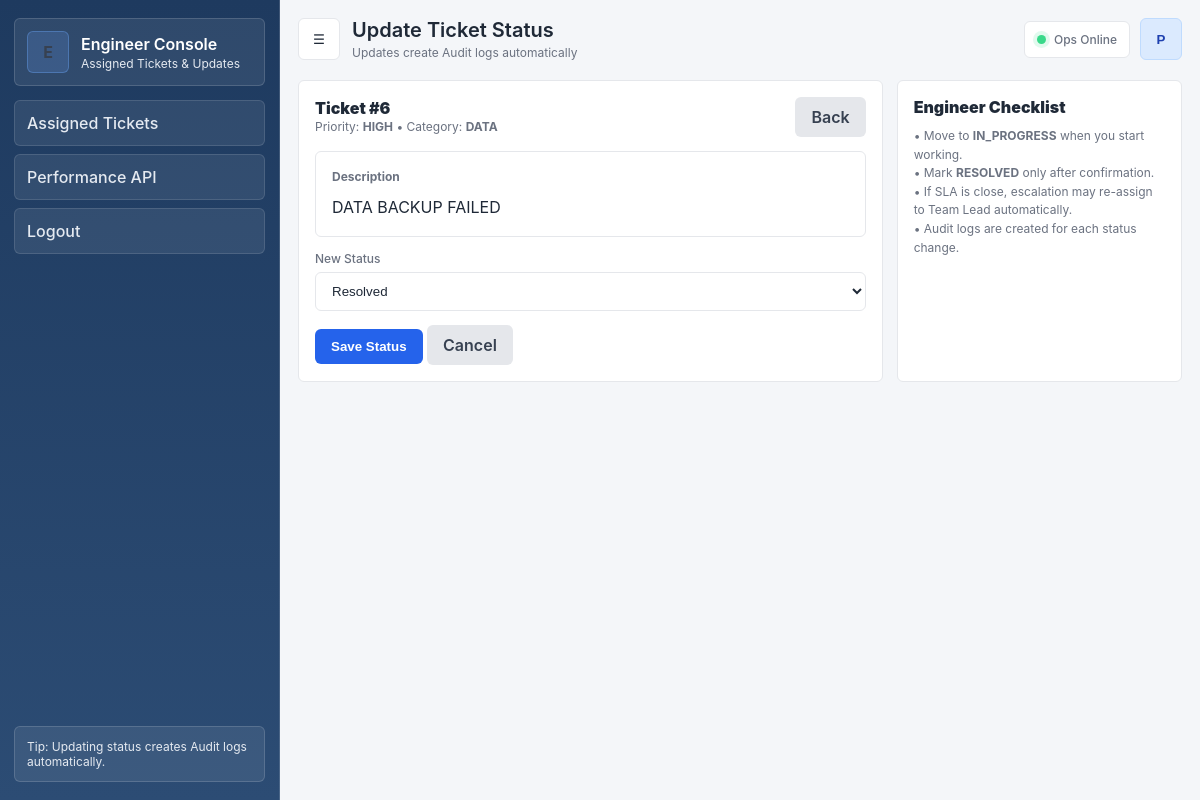
The app's page /engineer/update-ticket/6/ (signed in) with its own data.
### core/models.py (models this page shows, shortened)
class Ticket(models.Model):
    STATUS_CHOICES = [
        ('NEW', 'New'),
        ('IN_PROGRESS', 'In Progress'),
        ('RESOLVED', 'Resolved'),
        ('REOPENED', 'Reopened'),
        ('BREACHED', 'Breached'),
    ]
    PRIORITY_CHOICES = [
        ('CRITICAL', 'Critical'),
        ('HIGH', 'High'),
        ('MEDIUM', 'Medium'),
        ('LOW', 'Low'),
    ]
    CATEGORY_CHOICES = [
        ('NETWORK', 'Network Operations'),
        ('CLOUD', 'Cloud Infrastructure'),
        ('SERVER', 'Server Administration'),
        ('DATABASE', 'Database Administration'),
        ('DEVOPS', 'DevOps'),
        ('CYBER', 'Cybersecurity'),
        ('RISK', 'Risk & Compliance'),
        ('APP', 'Application Support'),
        ('AI', 'AI/ML Operations'),
        ('DATA', 'Data Engineering'),
        ('SRE', 'SRE'),
        ('INCIDENT', 'Incident Response'),
    ]
    is_deleted = models.BooleanField(default=False)
    deleted_at = models.DateTimeField(null=True, blank=True)
    client = models.ForeignKey(Client, on_delete=models.CASCADE)
    assigned_to = models.ForeignKey(User, on_delete=models.SET_NULL, null=True, blank=True)
    department = models.ForeignKey(Department, null=True, blank=True, on_delete=models.SET_NULL)
    priority = models.CharField(max_length=20, choices=PRIORITY_CHOICES)
    category = models.CharField(max_length=50, choices=CATEGORY_CHOICES)
    description = models.TextField()
    status = models.CharField(max_length=20, choices=STATUS_CHOICES, default='NEW')
    created_at = models.DateTimeField(auto_now_add=True)
    resolved_at = models.DateTimeField(null=True, blank=True)
    current_escalation_level = models.IntegerField(default=0)
    escalation_count = models.IntegerField(default=0)
    breached = models.BooleanField(default=False)
    breach_time = models.DateTimeField(null=True, blank=True)
    risk_score = models.FloatField(null=True, blank=True)
    risk_level = models.CharField(max_length=20, null=True, blank=True)
    sla_deadline = models.DateTimeField(null=True, blank=True)
    sla_paused = models.BooleanField(default=False)
    pause_started_at = models.DateTimeField(null=True, blank=True)
    total_pause_duration = models.FloatField(default=0)
    objects = ActiveTicketManager()
    all_objects = models.Manager()

### core/views.py (the view, shortened to what this page needs)
# urls.py: path('engineer/update-ticket/<int:ticket_id>/', update_ticket_status, name='update_ticket_status'),
@login_required
def update_ticket_status(request, ticket_id):
    if not is_engineer(request.user):
        return HttpResponse("Only engineers can update tickets.")
    try:
        ticket = Ticket.objects.get(id=ticket_id, assigned_to=request.user)
    except Ticket.DoesNotExist:
        return HttpResponse("Ticket not found or not assigned to you.")
    return render(request, "update_ticket.html", {"ticket": ticket})

### core/models.py (called while the page is built)
    def get_queryset(self):
        return super().get_queryset().filter(is_deleted=False)

### core/views.py (called while the page is built)
def is_engineer(user):
    return user.groups.filter(name='ENGINEERS').exists()

### core/templates/update_ticket.html (shortened to what this page needs)
{% extends "base_engineer.html" %}
{% block page_title %}Update Ticket Status{% endblock %}
{% block page_subtitle %}Updates create Audit logs automatically{% endblock %}
{% block content %}
<div class="grid">
  <div class="card col-8">
    <div class="flex-between">
      <div>
        <div style="font-weight:950;">Ticket #{{ ticket.id }}</div>
        <div class="small">Priority: <b>{{ ticket.priority }}</b> • Category: <b>{{ ticket.category }}</b></div>
      </div>
      <a class="btn secondary" href="{% url 'dashboard' %}">Back</a>
    </div>
    <div style="height:14px;"></div>
    <div class="card" style="background: rgba(17,28,58,.25);">
      <div class="small"><b>Description</b></div>
      <div style="margin-top:8px; line-height:1.6;">{{ ticket.description }}</div>
    </div>
    <div style="height:14px;"></div>
    <form method="POST" action="{% url 'update_ticket_status' ticket.id %}">
      <label class="label">New Status</label>
      <select class="select" name="status" required>
        <option value="RESOLVED" {% if ticket.status == "RESOLVED" %}selected{% endif %}>Resolved</option>
      </select>
      <div style="height:14px;"></div>
      <button class="btn" type="submit"> Save Status</button>
      <a class="btn secondary" href="{% url 'dashboard' %}">Cancel</a>
    </form>
  </div>
  <div class="card col-4">
    <div style="font-weight:950;">Engineer Checklist</div>
    <div class="small" style="margin-top:10px;">
      • Move to <b>IN_PROGRESS</b> when you start working.<br/>
      • Mark <b>RESOLVED</b> only after confirmation.<br/>
      • If SLA is close, escalation may re-assign to Team Lead automatically.<br/>
      • Audit logs are created for each status change.
    </div>
  </div>
</div>
{% endblock %}

### core/templates/base_engineer.html (shortened to what this page needs)
{% load static %}
<!DOCTYPE html>
<html lang="en">
<head>
  <link rel="stylesheet" href="{% static 'core/css/styles.css' %}">
</head>
<body class="app-theme-light">
  <div class="app">
    <aside class="sidebar" id="sidebar">
      <div class="brand">
        <div class="brand-logo">E</div>
        <div>
          <div class="brand-title">Engineer Console</div>
          <div class="brand-sub">Assigned Tickets & Updates</div>
        </div>
      </div>
      <nav class="nav">
        <a class="nav-item" href="{% url 'dashboard' %}"> Assigned Tickets</a>
        <a class="nav-item" href="/api/engineer-performance/" target="_blank"> Performance API</a>
        <a class="nav-item" href="{% url 'logout' %}"> Logout</a>
      </nav>
      <div class="sidebar-footer">
        Tip: Updating status creates Audit logs automatically.
      </div>
    </aside>
    <main class="main">
      <header class="topbar">
        <div class="top-left">
          <button class="icon-btn" id="toggleSidebar" type="button" aria-label="Toggle sidebar">☰</button>
          <div class="page-title">
            {% block page_title %}Engineer Console{% endblock %}
            <div class="page-subtitle">{% block page_subtitle %}Work on assigned SLA tickets{% endblock %}</div>
          </div>
        </div>
        <div class="top-right">
          <div class="chip"><span class="dot"></span><span>Ops Online</span></div>
          <button class="avatar avatar-btn" id="profileBtn" type="button"
                  aria-haspopup="true" aria-expanded="false"
                  title="{{ request.user.username }}">
            {{ request.user.username|slice:":1"|upper }}
          </button>
        </div>
      </header>
      <section class="content">
        {% block content %}{% endblock %}
      </section>
    </main>
  </div>
</body>
</html>

### records on screen
Ticket: id "6", priority "HIGH", category "DATA", description "DATA BACKUP FAILED", status "Resolved"

### other values on screen
{{ request.user.username|slice:":1"|upper }} "P"
